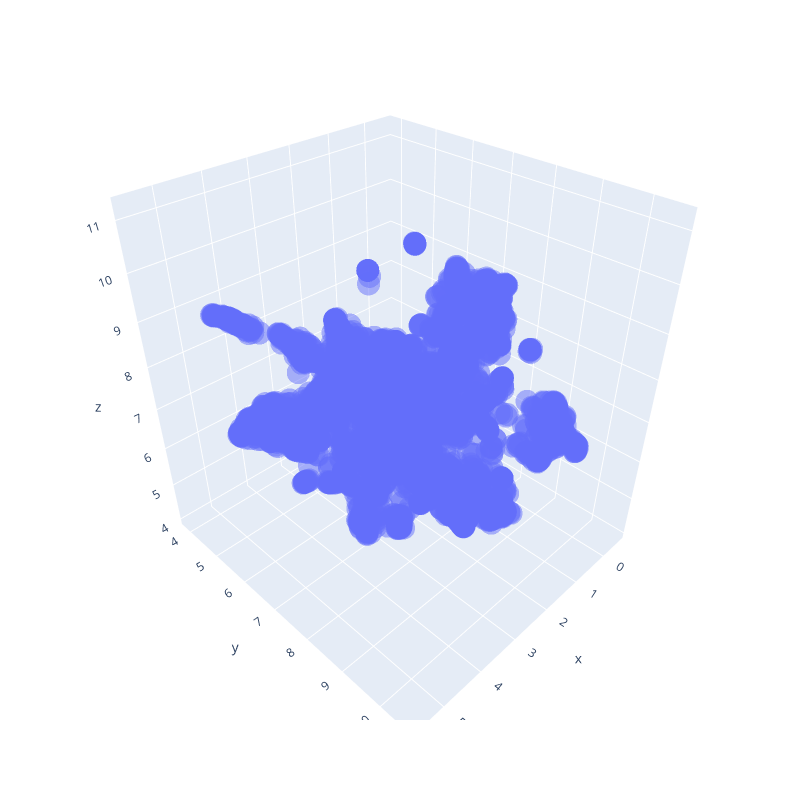

The code cell stored with this chart in its notebook:
### Code cell
import plotly.express as px
import umap

fit = umap.UMAP(n_neighbors=15, min_dist=0.001, n_components=3, random_state=42)
u = fit.fit_transform(embeds)

# Visualisation des embeddings
fig = px.scatter_3d(x=u[:,0], y=u[:,1], z=u[:,2], hover_name=titles[:n] , opacity=0.5, width=800, height=800)
fig.show()

### Figure 1 — Plotly figure (JSON) as saved in the notebook; plotly's stock layout.template omitted (floating-point values rounded to 4 significant figures; data arrays with more than 128 entries replaced by an {"elided": "..."} marker saying what was removed)
{"data": [{"hovertemplate": "<b>%{hovertext}</b><br><br>x=%{x}<br>y=%{y}<br>z=%{z}<extra></extra>", "hovertext": {"elided": "5000 str values"}, "legendgroup": "", "marker": {"color": "#636efa", "opacity": 0.5, "symbol": "circle"}, "mode": "markers", "name": "", "scene": "scene", "showlegend": false, "type": "scatter3d", "x": {"elided": "5000 float values"}, "y": {"elided": "5000 float values"}, "z": {"elided": "5000 float values"}}], "layout": {"height": 800, "legend": {"tracegroupgap": 0}, "margin": {"t": 60}, "scene": {"domain": {"x": [0, 1], "y": [0, 1]}, "xaxis": {"title": {"text": "x"}}, "yaxis": {"title": {"text": "y"}}, "zaxis": {"title": {"text": "z"}}}, "width": 800}}
